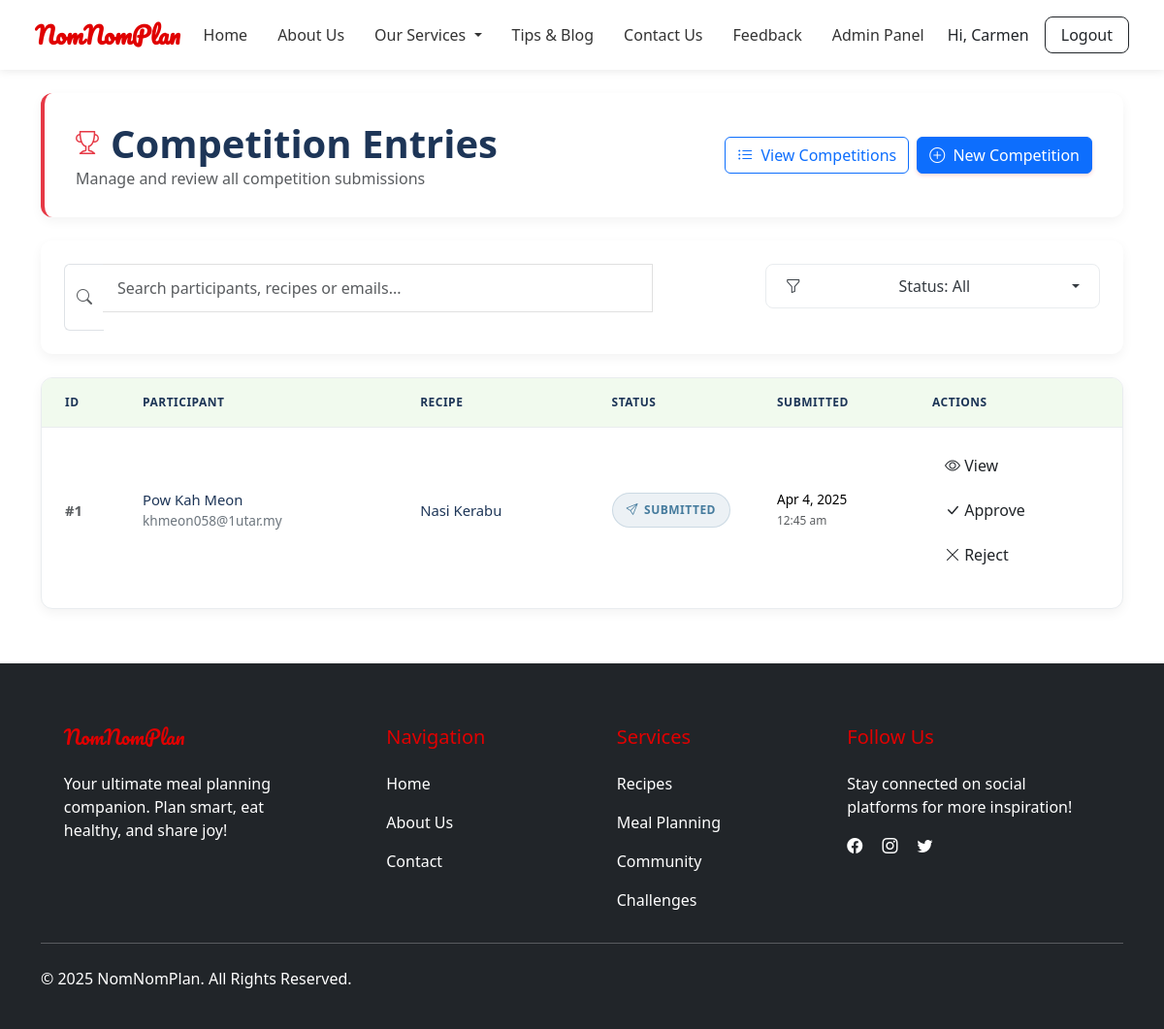
Screenshot of /competition-module/view-entries.php (signed in) with the database file from the repository.
### tables this page shows
CREATE TABLE `competition_entries` (
  `entry_id` int(11) NOT NULL,
  `user_id` int(11) NOT NULL,
  `competition_id` int(11) NOT NULL,
  `recipe_id` int(11) NOT NULL,
  `status` varchar(20) DEFAULT 'submitted',
  `submitted_at` datetime DEFAULT current_timestamp()
);

CREATE TABLE `users` (
  `id` int(11) NOT NULL,
  `name` varchar(100) NOT NULL,
  `email` varchar(100) NOT NULL,
  `password` varchar(255) NOT NULL,
  `role` enum('user','admin') DEFAULT 'user',
  `created_at` timestamp NOT NULL DEFAULT current_timestamp()
);

CREATE TABLE `recipes` (
  `id` int(11) NOT NULL,
  `title` varchar(255) NOT NULL,
  `description` text DEFAULT NULL,
  `ingredients` longtext DEFAULT NULL,
  `steps` longtext DEFAULT NULL,
  `cuisine` varchar(100) DEFAULT NULL,
  `prep_time` int(11) DEFAULT NULL,
  `cook_time` int(11) DEFAULT NULL,
  `total_time` int(11) DEFAULT NULL,
  `difficulty` enum('easy','medium','hard') DEFAULT NULL,
  `nutrition` longtext DEFAULT NULL,
  `status` enum('draft','pending','approved','rejected') DEFAULT 'pending',
  `is_public` tinyint(1) DEFAULT 1,
  `view_count` int(11) DEFAULT 0,
  `created_by` int(11) DEFAULT NULL,
  `created_at` timestamp NOT NULL DEFAULT current_timestamp(),
  `updated_at` timestamp NOT NULL DEFAULT current_timestamp() ON UPDATE current_timestamp(),
  `admin_note` text DEFAULT NULL
);

### competition-module/view-entries.php (the view, shortened to what this page needs)
<?php
include '../includes/db.php';
$search = $_GET['search'] ?? '';
$status_filter = $_GET['status'] ?? 'all';
$sql = "SELECT
    ce.entry_id AS id,
    u.name AS name,
    u.email AS email,
    r.title AS recipe_name,
    ce.status,
    r.id AS recipe_id,
    ce.submitted_at
FROM competition_entries ce
JOIN users u ON ce.user_id = u.id
JOIN recipes r ON ce.recipe_id = r.id";
$sql .= " ORDER BY ce.submitted_at DESC";
$stmt = $conn->prepare($sql);
$stmt->execute();
$result = $stmt->get_result();
?>
<!DOCTYPE html>
<html lang="en">
<head>
    <link href="https://cdn.jsdelivr.net/npm/bootstrap@5.3.2/dist/css/bootstrap.min.css" rel="stylesheet">
    <link href="https://cdn.jsdelivr.net/npm/bootstrap-icons@1.10.5/font/bootstrap-icons.css" rel="stylesheet">
</head>
<body class="d-flex flex-column min-vh-100">
<?php include '../navbar.php'; ?>
<main class="container flex-grow-1 py-4">
    <div class="page-header">
        <div class="d-flex flex-column flex-md-row justify-content-between align-items-start align-items-md-center">
            <div class="mb-3 mb-md-0">
                <h1 class="page-title">
                    <i class="bi bi-trophy"></i> Competition Entries
                </h1>
                <p class="text-muted mb-0">Manage and review all competition submissions</p>
            </div>
            <div class="d-flex gap-2">
                <a href="competition-list.php" class="btn btn-outline-primary">
                    <i class="bi bi-list-ul me-1"></i> View Competitions
                </a>
                <a href="add-competition.php" class="btn btn-primary">
                    <i class="bi bi-plus-circle me-1"></i> New Competition
                </a>
            </div>
        </div>
    </div>
    <div class="search-container">
        <div class="row g-3">
            <div class="col-md-8">
                <form method="GET" class="d-flex align-items-center">
                    <div class="input-group">
                        <span class="input-group-text bg-white border-end-0">
                            <i class="bi bi-search text-muted"></i>
                        </span>
                        <input type="text" name="search" class="form-control search-input border-start-0"
                               placeholder="Search participants, recipes or emails..."
                               value="<?= htmlspecialchars($search) ?>">
                        <button type="submit" class="btn search-btn text-white">
                            <i class="bi bi-search me-1"></i> Search
                        </button>
                    </div>
                </form>
            </div>
            <div class="col-md-4">
                <div class="filter-dropdown">
                    <div class="dropdown">
                        <button class="btn dropdown-toggle" type="button"
                                id="filterDropdown" data-bs-toggle="dropdown" aria-expanded="false">
                            <i class="bi bi-funnel me-1"></i>
                            <span class="filter-text">Status: <?= ucfirst($status_filter) ?></span>
                        </button>
                    </div>
                </div>
            </div>
        </div>
    </div>
    <?php if (mysqli_num_rows($result) > 0): ?>
        <div class="table-container">
            <div class="table-responsive">
                <table class="table table-hover align-middle">
                    <thead>
                        <tr>
                            <th width="80">ID</th>
                            <th>Participant</th>
                            <th>Recipe</th>
                            <th width="140">Status</th>
                            <th width="160">Submitted</th>
                            <th width="220">Actions</th>
                        </tr>
                    </thead>
                    <tbody>
                        <?php while ($row = $result->fetch_assoc()): ?>
                            <tr>
                                <td class="fw-semibold text-muted">#<?= htmlspecialchars($row['id']) ?></td>
                                <td>
                                    <div class="d-flex flex-column">
                                        <span class="participant-name"><?= htmlspecialchars($row['name']) ?></span>
                                        <span class="participant-email"><?= htmlspecialchars($row['email']) ?></span>
                                    </div>
                                </td>
                                <td>
                                    <a href="view.php?id=<?= $row['recipe_id'] ?>" class="recipe-name text-decoration-none">
                                        <?= htmlspecialchars($row['recipe_name']) ?>
                                    </a>
                                </td>
                                <td>
                                    <span class="status-badge badge-<?= strtolower($row['status']) ?>">
                                        <i class="bi <?=
                                            match(strtolower($row['status'])) {
                                                'approved' => 'bi-check-circle',
                                                'rejected' => 'bi-x-circle',
                                                'pending' => 'bi-hourglass',
                                                'submitted' => 'bi-send',
                                                default => 'bi-question-circle'
                                            }
                                        ?>"></i>
                                        <?= htmlspecialchars($row['status']) ?>
                                    </span>
                                </td>
                                <td class="submission-date">
                                    <?= date("M j, Y", strtotime($row['submitted_at'])) ?>
                                    <br>
                                    <small class="text-muted"><?= date("g:i a", strtotime($row['submitted_at'])) ?></small>
                                </td>
                                <td>
                                    <div class="action-btns">
                                        <a href="view.php?id=<?= $row['recipe_id'] ?>"
                                           class="btn action-btn view-btn"
                                           data-bs-toggle="tooltip" data-bs-placement="top" title="View Recipe">
                                            <i class="bi bi-eye"></i>
                                            <span class="d-none d-md-inline">View</span>
                                        </a>
                                        <?php if ($row['status'] == 'submitted' || $row['status'] == 'pending'): ?>
                                            <a href="approve_reject.php?id=<?= $row['id'] ?>&action=approve"
                                               class="btn action-btn approve-btn"
                                               data-bs-toggle="tooltip" data-bs-placement="top" title="Approve Entry">
                                                <i class="bi bi-check-lg"></i>
                                                <span class="d-none d-md-inline">Approve</span>
                                            </a>
                                            <a href="approve_reject.php?id=<?= $row['id'] ?>&action=reject"
                                               class="btn action-btn reject-btn"
                                               data-bs-toggle="tooltip" data-bs-placement="top" title="Reject Entry">
                                                <i class="bi bi-x-lg"></i>
                                                <span class="d-none d-md-inline">Reject</span>
                                            </a>
                                        <?php endif; ?>
                                    </div>
                                </td>
                            </tr>
                        <?php endwhile; ?>
                    </tbody>
                </table>
            </div>
        </div>
    <?php endif; ?>
</main>
<?php include '../includes/footer.php'; ?>
</body>
</html>

### competition-module/view-entries.php (style rules this page uses)
:root { --primary-color: #E63946; --primary-light: rgba(230, 57, 70, 0.1); --success-color: #2A9D8F; --success-light: rgba(42, 157, 143, 0.1); --danger-color: #E76F51; --danger-light: rgba(231, 111, 81, 0.1); --warning-color: #F4A261; --warning-light: rgba(244, 162, 97, 0.1); --info-color: #457B9D; --info-light: rgba(69, 123, 157, 0.1); --dark-color: #1D3557; --light-color: #F1FAEE; --gray-100: #f8f9fa; --gray-200: #e9ecef; --gray-300: #dee2e6; --gray-500: #adb5bd; --gray-600: #6c757d; --gray-800: #343a40; --border-radius: 12px; --box-shadow: 0 4px 12px rgba(0, 0, 0, 0.05); --transition: all 0.2s ease-in-out; }
body { font-family: 'Inter', -apple-system, BlinkMacSystemFont, sans-serif; background-color: #f8fafc; color: var(--gray-800); line-height: 1.6; }
.page-header { background-color: white; border-radius: var(--border-radius); padding: 1.75rem 2rem; margin-bottom: 1.5rem; box-shadow: var(--box-shadow); border-left: 4px solid var(--primary-color); }
.page-title { color: var(--dark-color); font-weight: 700; margin-bottom: 0; display: flex; align-items: center; gap: 0.75rem; }
.page-title i { color: var(--primary-color); font-size: 1.5rem; }
.btn-primary { background-color: var(--primary-color); border-color: var(--primary-color); font-weight: 600; padding: 0.625rem 1.5rem; border-radius: 8px; transition: var(--transition); box-shadow: 0 2px 4px rgba(230, 57, 70, 0.2); }
.btn-outline-primary { color: var(--primary-color); border-color: var(--primary-color); font-weight: 500; }
.search-container { background-color: white; border-radius: var(--border-radius); padding: 1.5rem; box-shadow: var(--box-shadow); margin-bottom: 1.5rem; }
.search-input { border-radius: 8px; padding: 0.625rem 1rem; border: 1px solid var(--gray-200); transition: var(--transition); font-size: 0.95rem; }
.search-btn { border-radius: 8px; padding: 0.625rem 1.5rem; background-color: var(--primary-color); border: none; font-weight: 500; transition: var(--transition); }
.filter-dropdown .dropdown-toggle { border-radius: 8px; padding: 0.625rem 1.25rem; background-color: white; color: var(--gray-800); border: 1px solid var(--gray-200); font-weight: 500; width: 100%; text-align: left; display: flex; align-items: center; justify-content: space-between; transition: var(--transition); }
.filter-dropdown .dropdown-toggle::after { margin-left: 0.5rem; }
.table-container { background-color: white; border-radius: var(--border-radius); box-shadow: var(--box-shadow); overflow: hidden; margin-bottom: 2rem; border: 1px solid var(--gray-200); }
.table { margin-bottom: 0; font-size: 0.925rem; }
.table thead th { background-color: var(--light-color); color: var(--dark-color); font-weight: 600; padding: 1rem 1.5rem; text-transform: uppercase; font-size: 0.75rem; letter-spacing: 0.5px; border-bottom: 1px solid var(--gray-200); white-space: nowrap; }
.table tbody td { padding: 1.25rem 1.5rem; vertical-align: middle; border-top: 1px solid var(--gray-200); }
.table tbody tr:last-child td { border-bottom: none; }
.status-badge { display: inline-flex; align-items: center; gap: 6px; padding: 0.5rem 0.875rem; border-radius: 50px; font-size: 0.75rem; font-weight: 600; text-transform: uppercase; letter-spacing: 0.5px; transition: var(--transition); }
.badge-submitted { background-color: var(--info-light); color: var(--info-color); border: 1px solid rgba(69, 123, 157, 0.2); }
.action-btn { border-radius: 6px; padding: 0.5rem 0.875rem; font-size: 0.825rem; font-weight: 500; margin-right: 0.5rem; transition: var(--transition); border: 1px solid transparent; display: inline-flex; align-items: center; gap: 0.25rem; }
.view-btn { background-color: white; color: var(--primary-color); border-color: var(--primary-color); }
.approve-btn { background-color: white; color: var(--success-color); border-color: var(--success-color); }
.reject-btn { background-color: white; color: var(--danger-color); border-color: var(--danger-color); }
.submission-date { font-size: 0.85rem; color: var(--gray-600); white-space: nowrap; }
.recipe-name { font-weight: 500; color: var(--dark-color); transition: var(--transition); }
.participant-name { font-weight: 500; color: var(--dark-color); }
.participant-email { font-size: 0.85rem; color: var(--gray-600); word-break: break-all; }
.action-btns { display: flex; flex-wrap: wrap; gap: 0.5rem; }

### navbar.php (style rules this page uses)
:root { --primary: #e00000; --secondary: rgb(238, 140, 140); }
.form-control { padding: 12px 15px; border-radius: 10px; border: 1px solid #e0e0e0; margin-bottom: 1.2rem; }

### rows the page displays
competition_entries: entry_id "1", user.name "Pow Kah Meon", user.email "khmeon058@1utar.my", recipe.title "Nasi Kerabu", status "SUBMITTED", submitted_at "Apr 4, 2025", submitted_at "12:45 am"

### other values shown
$_SESSION['user_name'] "Carmen"
$status_filter "All"
